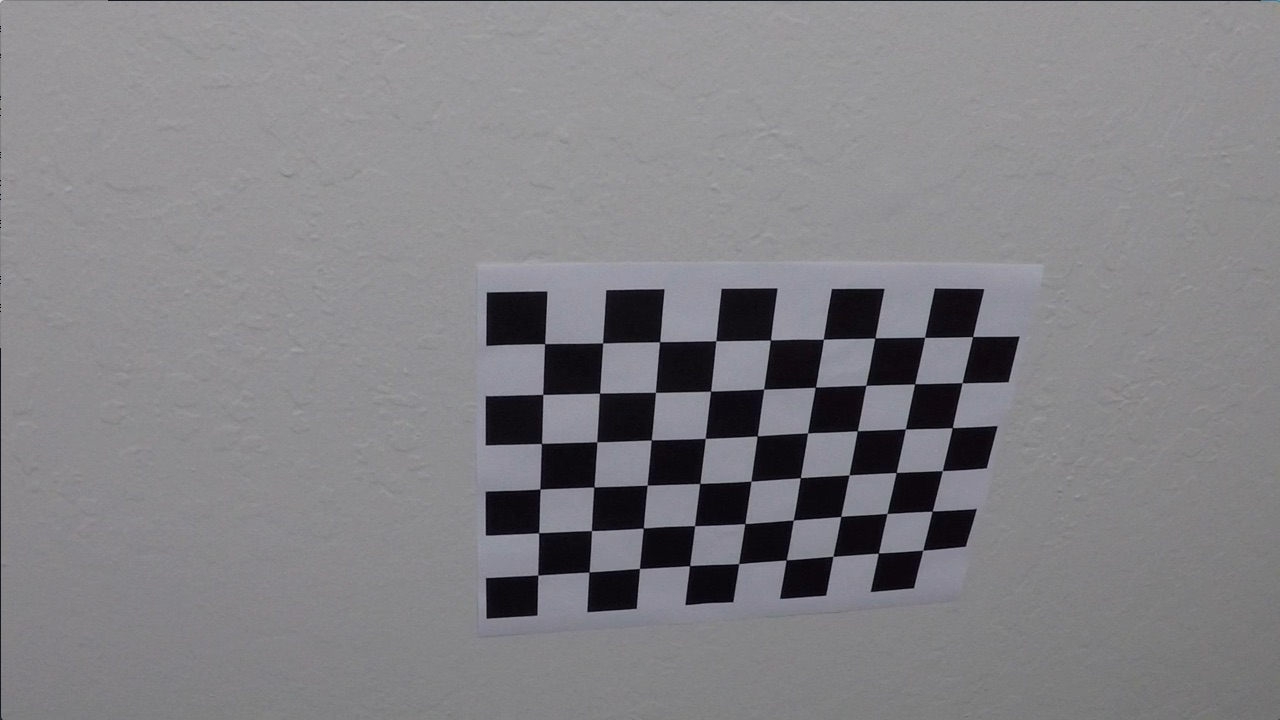
#> input picture camera_cal/calibration10.jpg, 1280 x 720 px; its folder holds only this picture in this run
$ jupyter execute --allow-errors project4.ipynb   (shell and % lines are left out)   (older library calls are emulated)
#> lines starting #> are read from the running program, lines starting #| are printed output that depends on the picture; after the words box and inside, x2 and y2 are one past the last pixel; in counts of white or black regions, pixels touching at a corner belong together
#> further down, im is the input picture: shape (720, 1280, 3); mean R, G, B 130.2, 129.4, 133.1
#> `ret, corners =  cv2.findChessboardCorners(gray_im, (nx,ny))`: ret = True; corners = 54 rows, first 8: [544.7, 343.6], [602.6, 342.9], [659.6, 341.7], [716, 340.7], [770.5, 340], [823.4, 339.2], [874.8, 338.1], [924.6, 337.3]
[cell 1]
import tensorflow
import numpy as np
import glob
import matplotlib.pyplot as plt
import matplotlib.image as mpimage
import cv2

[cell 2]
def image_display(image,title=''):
#     fig = plt.figure(figsize=(10, 10))
    plt.title(title)
    plt.imshow(image, cmap='Greys_r')
    plt.show()

def side2side_plotter(images):
    # Plot the result
    number_of_plots = len(images)
    if number_of_plots>1:
        fig , (ax)= plt.subplots(1, number_of_plots, figsize=(10, 9))
        fig.tight_layout()
        for i in range(number_of_plots):
            ax[i].imshow(images[i][0],cmap='Greys_r')
            ax[i].set_title(images[i][1])
        plt.subplots_adjust(left=0., right=1, top=0.9, bottom=0.)
    elif number_of_plots==1:
        fig, ax= plt.subplots(1, 1, figsize=(5, 5))
        ax.imshow(images[0][0],cmap='Greys_r')
        ax.set_title(images[0][1])
        plt.subplots_adjust(left=0., right=1, top=0.9, bottom=0.)
    plt.show()

[cell 3]
# 1- calibrating camera

camera_images = glob.glob('camera_cal/*')
print('Images available for calibrating camera: {}'.format(len(camera_images)))

#calibration rows/cols
nx = 9
ny = 6

#creating images_points and object_points list for calibrating camera
image_points = []
object_points = []

default_obj_point = np.zeros((ny*nx,3), np.float32)
default_obj_point[:,:2] = np.mgrid[0:nx,0:ny].T.reshape(-1,2)

print('Wroking ...')
failed_corners = []
success_corners = []
#> (the rest of this cell did not finish here and is left out)

[cell 4]
print('Detected corners:')

for i in range(0,len(success_corners),3):
    display_images=[]
    im1= success_corners[i][0]
    display_images.append([im1,"{}".format(success_corners[i][1])])
    if (i+1) < len(success_corners):
        im2= success_corners[i+1][0]
        display_images.append([im2,"{}".format(success_corners[i+1][1])])
        if (i+2) < len(success_corners):
            im3= success_corners[i+2][0]
            display_images.append([im3,"{}".format(success_corners[i+2][1])])
    side2side_plotter(display_images)

print('Failed on finding corners for the following images:')
for i,im in failed_corners:
    print('image #{}, path: {}'.format(i,im))

[cell 5]
# step 2
def undistort(img):
    img_copy = np.copy(img)
    img_size=(img.shape[1],img_copy.shape[0])
    ret, mtx, dist, rvecs, tvecs = cv2.calibrateCamera( object_points, image_points, img_size,None,None)
    undistort_image = cv2.undistort(img_copy, mtx, dist, None, mtx)
    return undistort_image

# testing calibrate and undistort on an image that was not used in
img = cv2.imread('camera_cal/calibration1.jpg')
#> (the rest of this cell did not finish here and is left out)

[cell 6]
# Finding gradient binary
def gradient_binary(img, thresh=[90,200],orientation='x', ksize=3):
    gray_img = cv2.cvtColor(img, cv2.COLOR_RGB2GRAY)
    if orientation=='y':
        sobel = cv2.Sobel(gray_img, cv2.CV_64F,0,1, ksize=ksize)
    else:
        sobel = cv2.Sobel(gray_img, cv2.CV_64F,1,0, ksize=ksize)
    sobel_abs = np.absolute(sobel)
    sobel_scaled= np.uint8(255* sobel_abs/np.max(sobel_abs))
    sobel_binary = np.zeros_like(sobel_scaled)
    sobel_binary[(sobel_scaled>thresh[0])&(sobel_scaled<=thresh[1])]=1
    return sobel_binary

[cell 7]
# converting image to HLS channel

def hls_binary(img, thresh=[90,200], channel='s'):
    hls_img = cv2.cvtColor(img,cv2.COLOR_RGB2HLS).astype(np.float)
    if channel =='h':
        hls_img = hls_img[:,:,0]
    elif channel == 'l':
        hls_img = hls_img[:,:,1]
    else:
        hls_img = hls_img[:,:,2]
    hls_binary= np.zeros_like(hls_img)
    hls_binary[(hls_img>thresh[0])&(hls_img<=thresh[1])]=1
    return hls_binary

[cell 8]
def rgb_binary(img, thresh=[90,200], channel='r'):
    copy_img = np.copy(img)
    if channel =='r':
        copy_img = copy_img[:,:,0]
    elif channel == 'g':
        copy_img = copy_img[:,:,1]
    else:
        copy_img = copy_img[:,:,2]
    rgb_binary= np.zeros_like(copy_img)
    rgb_binary[(copy_img>thresh[0])&(copy_img<=thresh[1])]=1
    return rgb_binary

[cell 9]
#step 3
def combine_binaries(binary_img1, binary_img2, return_color_combination=False):
    color_combination=[]
    if return_color_combination is True:
        color_combination = np.dstack((np.zeros_like(binary_img1), binary_img1, binary_img2))
    binary = np.zeros_like(binary_img1)
    binary[(binary_img1==1)|(binary_img2==1)]=1
    return binary, color_combination

[cell 10]
# #testing sobel & hls
test_img = mpimage.imread('test_images/test2.jpg')
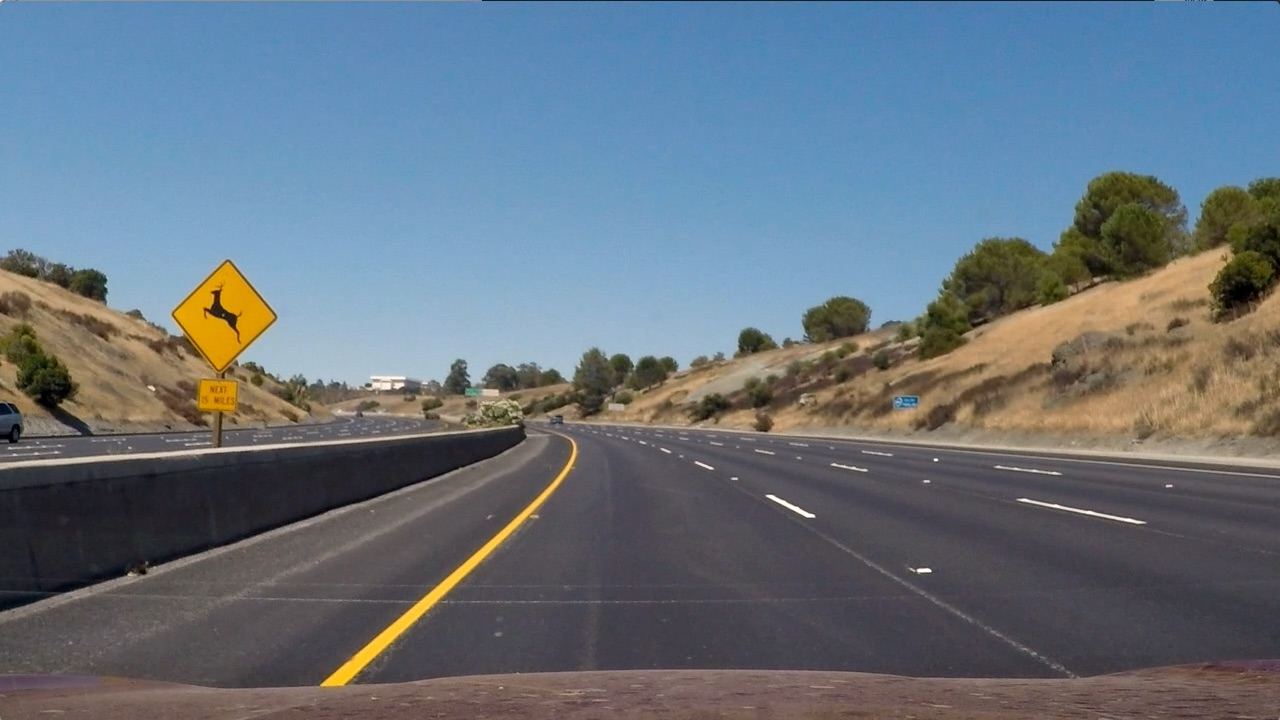
#> input picture test_images/test2.jpg, 1280 x 720 px
#> test_img is the input picture: shape (720, 1280, 3); mean R, G, B 102.8, 114.6, 125.5
undistort_image = undistort(test_img)
sobel_img = gradient_binary(undistort_image, thresh=[50,150])
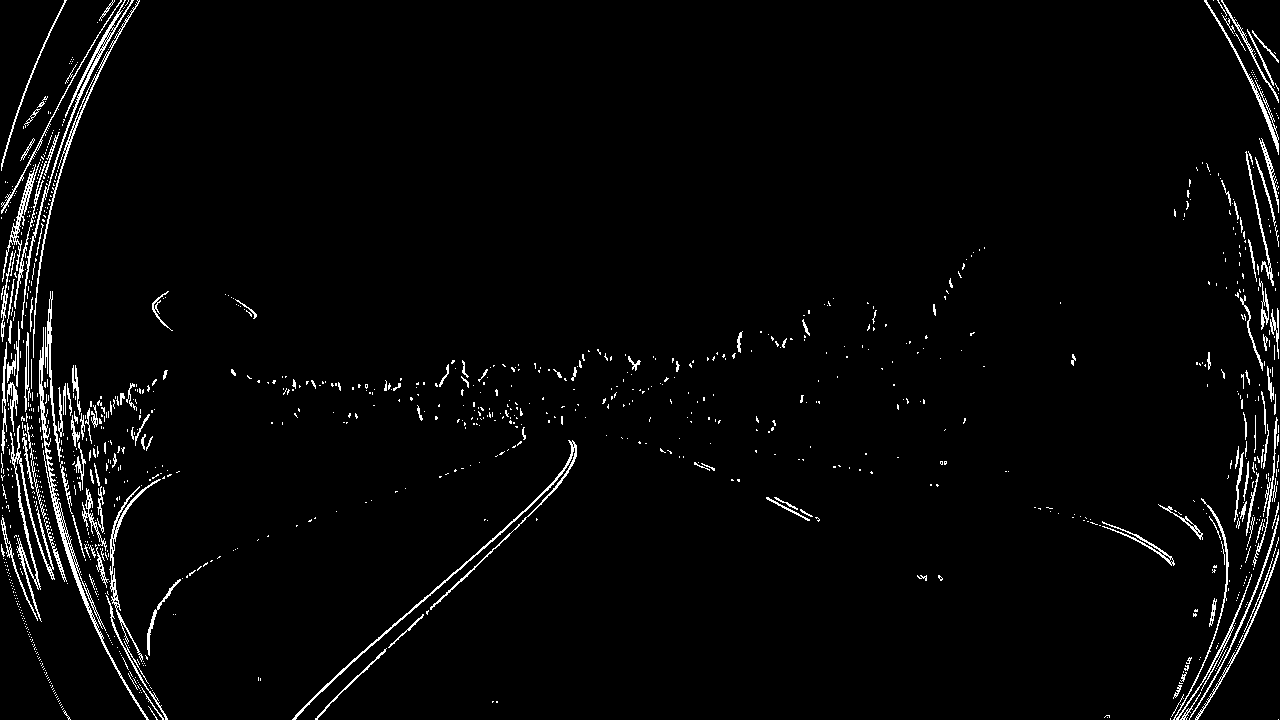
#> sobel_img: shape (720, 1280); values 0 (black) and 1 (white), 2.8% white in thin lines or dots
hls_img = hls_binary(undistort_image, thresh=[150,255])
#> hls_img: shape (720, 1280) float64; values 0 (black) and 1 (white), 0.96% white; 214 white regions (191 under 20 px), largest, box (x1, y1, x2, y2) and area: (293, 445, 575, 720) 3722, (156, 287, 250, 337) 3233, (1115, 221, 1151, 233) 146
rgb_img = rgb_binary(undistort_image, thresh=[150,255])
#> rgb_img: shape (720, 1280); values 0 (black) and 1 (white), 14.1% white; 633 white regions (549 under 20 px), largest, box (x1, y1, x2, y2) and area: (17, 0, 1255, 720) 82006, (889, 282, 1272, 434) 17190, (293, 435, 577, 720) 4585
side2side_plotter([[test_img,'original'],[sobel_img,'sobel X'],[hls_img,'Channel S'],[rgb_img,'Channel R']])
combined_binary, color_combination = combine_binaries(sobel_img, hls_img, True)
#> combined_binary: shape (720, 1280); values 0 (black) and 1 (white), 3.7% white; 1204 white regions (1035 under 20 px), largest, box (x1, y1, x2, y2) and area: (292, 440, 577, 720) 4831, (152, 287, 257, 337) 3422, (39, 327, 149, 720) 1652
combined_binary2, color_combination2 = combine_binaries(combined_binary, rgb_img, False)
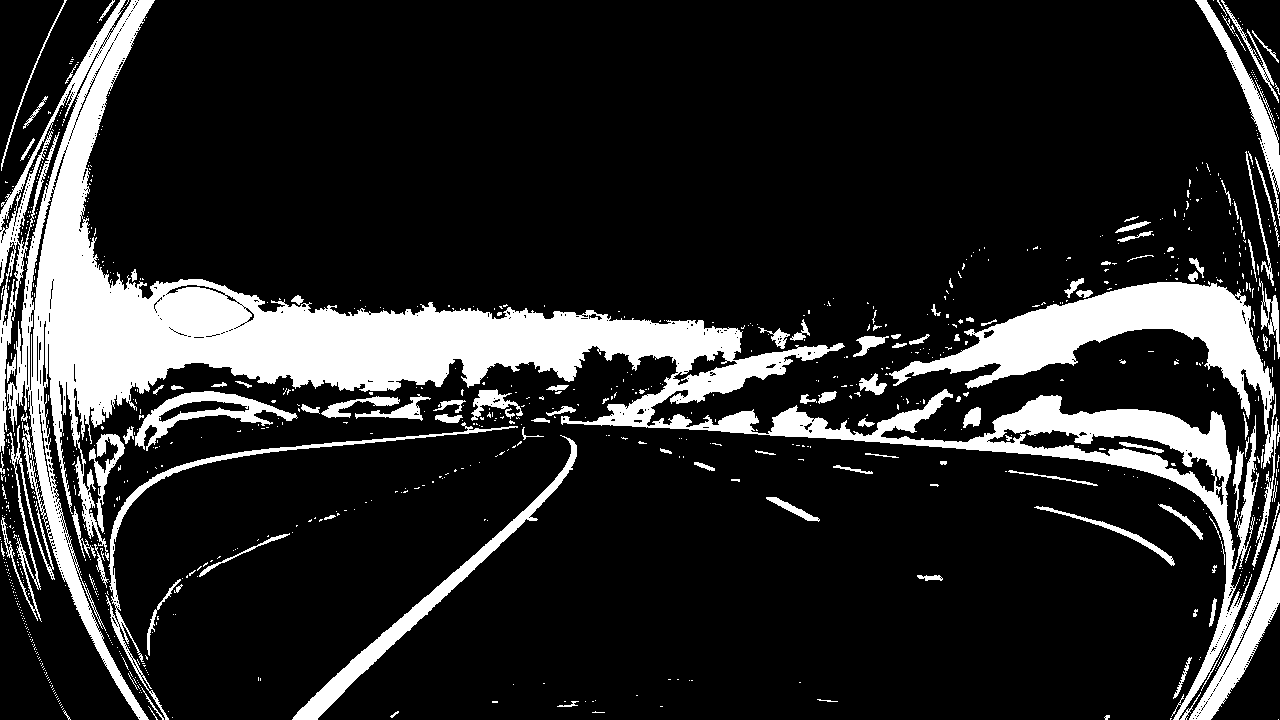
#> combined_binary2: shape (720, 1280); values 0 (black) and 1 (white), 16.3% white; 933 white regions (811 under 20 px), largest, box (x1, y1, x2, y2) and area: (0, 0, 1259, 720) 97076, (889, 282, 1278, 567) 18566, (292, 435, 577, 720) 4977
#> color_combination2 = []
side2side_plotter([[color_combination,'Sobel X & Channel S'],[combined_binary,'HLS & Sobel Combined']])
side2side_plotter([[combined_binary2,'HLS(S) & Sobel & RGB(R) Combined']])

[cell 11]
#step 4
def get_perspective_transformation(img, src_vertices, dst_vertices):
    src =np.float32(src_vertices)
    dst=np.float32(dst_vertices)
    M = cv2.getPerspectiveTransform(src,dst)
    warped_image = cv2.warpPerspective(img, M, (img.shape[1],img.shape[0]))
    return warped_image, M

[cell 12]
# region of interest
def display_region(original_img , gray_img, src_vertices):
    img_copy = np.copy(original_img)
    pts = np.array(src_vertices, np.int32)
    pts = pts.reshape((-1,1,2))
    cv2.polylines(img_copy,[pts],True,(255,0,0), thickness=3)
    return img_copy

[cell 13]
# test region & warp
test_img = mpimage.imread('test_images/test2.jpg')
img_size = [combined_binary.shape[0],combined_binary.shape[1]]
src_vertices =[[560,460],[730,460],[1200,700],[300,700]]
offset = 100
dst_vertices = [[offset,offset],[img_size[1]-1,offset],[img_size[1]-1,img_size[0]-1],[offset,img_size[0]-1]]

img_region = display_region(test_img,combined_binary,src_vertices)
warped_img, M = get_perspective_transformation(combined_binary,src_vertices,dst_vertices)
#> M = [[-0.959, -1.29, 1115.1], [1.89e-16, -2.14, 968.7], [3.83e-19, -0.00247, 1]]
image_display(img_region,'Region of Interest')
image_display(warped_img,'Warped Image')

[cell 14]
# step 5
# histogram | convolve

def reject_outliers(datax,datay, m=2):
    indicies= np.where(abs(datax - np.mean(datax)) < m * np.std(datax))[0]
    outputx= datax[indicies]
    outputy= datay[indicies]
    return outputx,outputy

def sliding_window_histogram(img, n_windows=9):
    try:
        good_left = []
        good_right = []
        img_output = np.dstack((img, img, img))*255
        histogram = np.sum(img[int(img.shape[0]/2):,:], axis=0)
#         plt.plot(histogram)
#         plt.show()
        window_height = int(img.shape[0]/n_windows)
        #find halves
        midpoint= int(histogram.shape[0]/2)
        left_half = histogram[0:midpoint]
        right_half = histogram[midpoint:]

        #find nonzeros
        nonzero = img.nonzero()
        nonzero_x = np.array(nonzero[1])
        nonzero_y = np.array(nonzero[0])

        #get the base
        left_base = np.argmax(left_half, axis=0)
        right_base = np.argmax(right_half, axis=0)+midpoint

        left_current = left_base
        right_current = right_base

        max_pix = 300
        number_nonzeros = 500
        margin = 150
        left_margin  =150
        last_good_points_left = np.array([])
        last_good_points_right = np.array([])
        for i in range(n_windows):

            y_high = img.shape[0] - i*window_height
            y_low = img.shape[0] - (i+1)*window_height

            x_left_low = left_current-left_margin
            x_left_high = left_current+margin

            x_right_low = right_current-margin
            x_right_high = right_current+margin

            cv2.rectangle(img_output, (x_left_low, y_low) ,(x_left_high, y_high), (0,255,0),2)
            cv2.rectangle(img_output, (x_right_low, y_low) ,(x_right_high, y_high), (0,255,0),2)

            good_left_indexes = ((nonzero_x>x_left_low)&(nonzero_x<x_left_high)&(nonzero_y>y_low)&(nonzero_y<y_high)).nonzero()[0]
            good_right_indexes = ((nonzero_x>x_right_low)&(nonzero_x<x_right_high)&(nonzero_y>y_low)&(nonzero_y<y_high)).nonzero()[0]

            good_left.append(good_left_indexes)
            good_right.append(good_right_indexes)
            if len(good_left_indexes)>= max_pix :
                left_current= np.int(np.mean(nonzero_x[good_left_indexes]))
            if len(good_right_indexes)>= max_pix:
                right_current= np.int(np.mean(nonzero_x[good_right_indexes]))

        '''
        Concatenate the arrays of indices & Extract left and right line pixel positions
        '''
        left_lane_inds = np.concatenate(good_left)
        right_lane_inds = np.concatenate(good_right)

        leftx = nonzero_x[left_lane_inds]
        lefty = nonzero_y[left_lane_inds]
        rightx = nonzero_x[right_lane_inds]
        righty = nonzero_y[right_lane_inds]

        '''
        Fit a second order polynomial for left and right line
        '''
        ploty = np.linspace(0, img.shape[0]-1, img.shape[0] )
        try:
            leftx, lefty= reject_outliers(leftx,lefty)
            left_fit = np.polyfit(lefty, leftx, 2)
            left_fitx = left_fit[0]*ploty**2 + left_fit[1]*ploty + left_fit[2]
        except Exception as err:
            left_fitx=None
            left_fit=None

        try:
            rightx, righty= reject_outliers(rightx,righty)
            right_fit = np.polyfit(righty, rightx, 2)
            right_fitx = right_fit[0]*ploty**2 + right_fit[1]*ploty + right_fit[2]
        except Exception as err:
            right_fitx = None
            right_fit = None

        img_output[nonzero_y[left_lane_inds], nonzero_x[left_lane_inds]] = [255, 0, 0]
        img_output[nonzero_y[right_lane_inds], nonzero_x[right_lane_inds]] = [0, 0, 255]

        left_line = {'x':leftx, 'y':lefty, 'fitx':left_fitx, 'coefficient':left_fit, 'slope':0}
        right_line = {'x':rightx, 'y':righty, 'fitx':right_fitx, 'coefficient':right_fit, 'slope':0}

    except Exception as err:
        print(err)
    return img_output, left_line, right_line, ploty

[cell 15]
output_img, left_line, right_line, ploty = sliding_window_histogram(warped_img)
#> in sliding_window_histogram, `histogram = np.sum(img[int(img.shape[0]/2):,:], axis=0)`: histogram = 1280 values, max 254 at index 173, min 0 at index 0, mean 15.25
#> in sliding_window_histogram, `left_half = histogram[0:midpoint]`: left_half = 640 values, max 254 at index 173, min 0 at index 0, mean 23.16
#> in sliding_window_histogram, `right_half = histogram[midpoint:]`: right_half = 640 values, max 88 at index 528, min 0 at index 0, mean 7.34
#> in sliding_window_histogram, `nonzero = img.nonzero()`: nonzero = 41713 positions, rows 0 to 719, columns 5 to 1279
#> in sliding_window_histogram, `left_base = np.argmax(left_half, axis=0)`: left_base = 173
#> in sliding_window_histogram, `right_base = np.argmax(right_half, axis=0)+midpoint`: right_base = 1168
#> in sliding_window_histogram, `left_current = left_base`: left_current = 173
#> in sliding_window_histogram, `right_current = right_base`: right_current = 1168
#> the loop in sliding_window_histogram, `for i in range(n_windows): ` made 9 passes
#> (x_left_low, x_left_high, x_right_low, x_right_high, left_current, right_current) on passes 3, 4, 6, 7, 8, 9: (5, 305, 1018, 1318, 172, 1163), (22, 322, 1013, 1313, 187, 1152), (47, 347, 1002, 1302, 198, 1110), (48, 348, 960, 1260, 192, 1050), (42, 342, 900, 1200, 179, 1026), (29, 329, 876, 1176, 161, 967)
#> after the loop in sliding_window_histogram, `for i in range(n_windows):`:
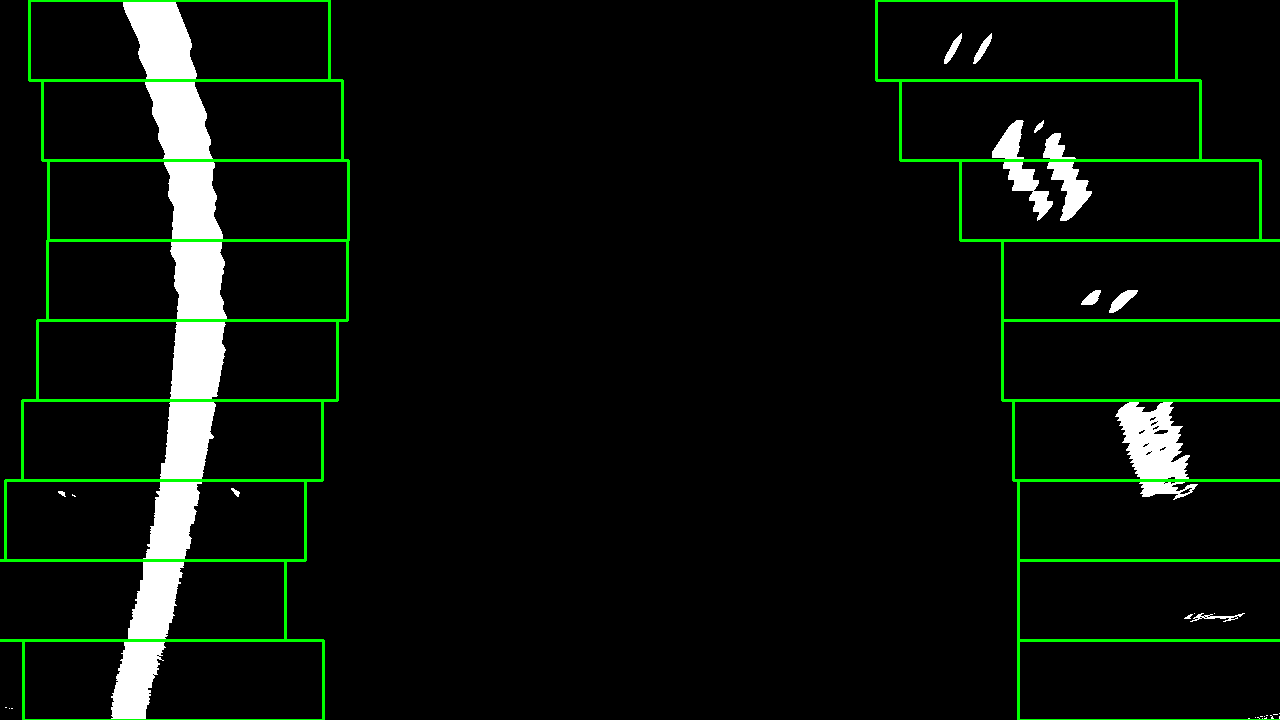
#> img_output: shape (720, 1280, 3); mean of channels 0, 1, 2 11.1, 17.5, 11.1; drawn as B, G, R
#> after the loop in sliding_window_histogram, `for i in range(n_windows):`: good_left = 9 items
#> in sliding_window_histogram, `right_lane_inds = np.concatenate(good_right)`: right_lane_inds = 9191 values, max 41712 at index 44, min 1824 at index 8805, mean 20172.6
#> (the rest of the program and of its run is left out)
